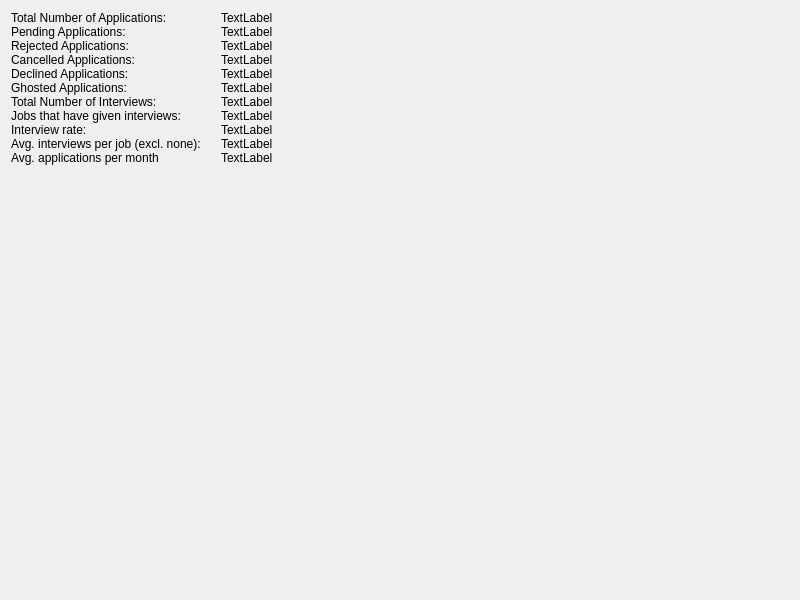
<?xml version="1.0" encoding="UTF-8"?>
<ui version="4.0">
 <class>StatsWindow</class>
 <widget class="QWidget" name="StatsWindow">
  <property name="enabled">
   <bool>true</bool>
  </property>
  <property name="geometry">
   <rect>
    <x>0</x>
    <y>0</y>
    <width>800</width>
    <height>600</height>
   </rect>
  </property>
  <property name="windowTitle">
   <string>Statistics</string>
  </property>
  <layout class="QVBoxLayout" name="statsWindowMainLayout">
   <item>
    <widget class="QWidget" name="statsWidget" native="true">
     <layout class="QHBoxLayout" name="horizontalLayout">
      <property name="spacing">
       <number>0</number>
      </property>
      <property name="leftMargin">
       <number>0</number>
      </property>
      <property name="topMargin">
       <number>0</number>
      </property>
      <property name="rightMargin">
       <number>0</number>
      </property>
      <property name="bottomMargin">
       <number>0</number>
      </property>
      <item>
       <layout class="QFormLayout" name="formLayout">
        <property name="horizontalSpacing">
         <number>20</number>
        </property>
        <item row="0" column="0">
         <widget class="QLabel" name="label">
          <property name="text">
           <string>Total Number of Applications:</string>
          </property>
         </widget>
        </item>
        <item row="0" column="1">
         <widget class="QLabel" name="totalAppsLabel">
          <property name="text">
           <string>TextLabel</string>
          </property>
         </widget>
        </item>
        <item row="1" column="0">
         <widget class="QLabel" name="label_3">
          <property name="text">
           <string>Pending Applications:</string>
          </property>
         </widget>
        </item>
        <item row="1" column="1">
         <widget class="QLabel" name="pendingAppsLabel">
          <property name="text">
           <string>TextLabel</string>
          </property>
         </widget>
        </item>
        <item row="2" column="0">
         <widget class="QLabel" name="label_5">
          <property name="text">
           <string>Rejected Applications:</string>
          </property>
         </widget>
        </item>
        <item row="5" column="0">
         <widget class="QLabel" name="label_6">
          <property name="text">
           <string>Ghosted Applications:</string>
          </property>
         </widget>
        </item>
        <item row="2" column="1">
         <widget class="QLabel" name="rejectedAppsLabel">
          <property name="text">
           <string>TextLabel</string>
          </property>
         </widget>
        </item>
        <item row="5" column="1">
         <widget class="QLabel" name="ghostedAppsLabel">
          <property name="text">
           <string>TextLabel</string>
          </property>
         </widget>
        </item>
        <item row="6" column="0">
         <widget class="QLabel" name="label_9">
          <property name="text">
           <string>Total Number of Interviews:</string>
          </property>
         </widget>
        </item>
        <item row="6" column="1">
         <widget class="QLabel" name="numInterviewsLabel">
          <property name="text">
           <string>TextLabel</string>
          </property>
         </widget>
        </item>
        <item row="7" column="0">
         <widget class="QLabel" name="label_11">
          <property name="text">
           <string>Jobs that have given interviews:</string>
          </property>
         </widget>
        </item>
        <item row="7" column="1">
         <widget class="QLabel" name="jobsInterviewedLabel">
          <property name="text">
           <string>TextLabel</string>
          </property>
         </widget>
        </item>
        <item row="8" column="0">
         <widget class="QLabel" name="label_13">
          <property name="text">
           <string>Interview rate:</string>
          </property>
         </widget>
        </item>
        <item row="8" column="1">
         <widget class="QLabel" name="interviewRateLabel">
          <property name="text">
           <string>TextLabel</string>
          </property>
         </widget>
        </item>
        <item row="9" column="0">
         <widget class="QLabel" name="label_15">
          <property name="text">
           <string>Avg. interviews per job (excl. none):</string>
          </property>
         </widget>
        </item>
        <item row="9" column="1">
         <widget class="QLabel" name="avgIntsPerJobLabel">
          <property name="text">
           <string>TextLabel</string>
          </property>
         </widget>
        </item>
        <item row="10" column="0">
         <widget class="QLabel" name="label_17">
          <property name="text">
           <string>Avg. applications per month</string>
          </property>
         </widget>
        </item>
        <item row="10" column="1">
         <widget class="QLabel" name="avgAppsPerMonthLabel">
          <property name="text">
           <string>TextLabel</string>
          </property>
         </widget>
        </item>
        <item row="3" column="0">
         <widget class="QLabel" name="label_2">
          <property name="text">
           <string>Cancelled Applications:</string>
          </property>
         </widget>
        </item>
        <item row="4" column="0">
         <widget class="QLabel" name="label_4">
          <property name="text">
           <string>Declined Applications:</string>
          </property>
         </widget>
        </item>
        <item row="3" column="1">
         <widget class="QLabel" name="cancelledAppsLabel">
          <property name="text">
           <string>TextLabel</string>
          </property>
         </widget>
        </item>
        <item row="4" column="1">
         <widget class="QLabel" name="declinedAppsLabel">
          <property name="text">
           <string>TextLabel</string>
          </property>
         </widget>
        </item>
       </layout>
      </item>
      <item>
       <spacer name="horizontalSpacer">
        <property name="orientation">
         <enum>Qt::Orientation::Horizontal</enum>
        </property>
        <property name="sizeHint" stdset="0">
         <size>
          <width>40</width>
          <height>20</height>
         </size>
        </property>
       </spacer>
      </item>
     </layout>
    </widget>
   </item>
  </layout>
 </widget>
 <resources/>
 <connections/>
</ui>
